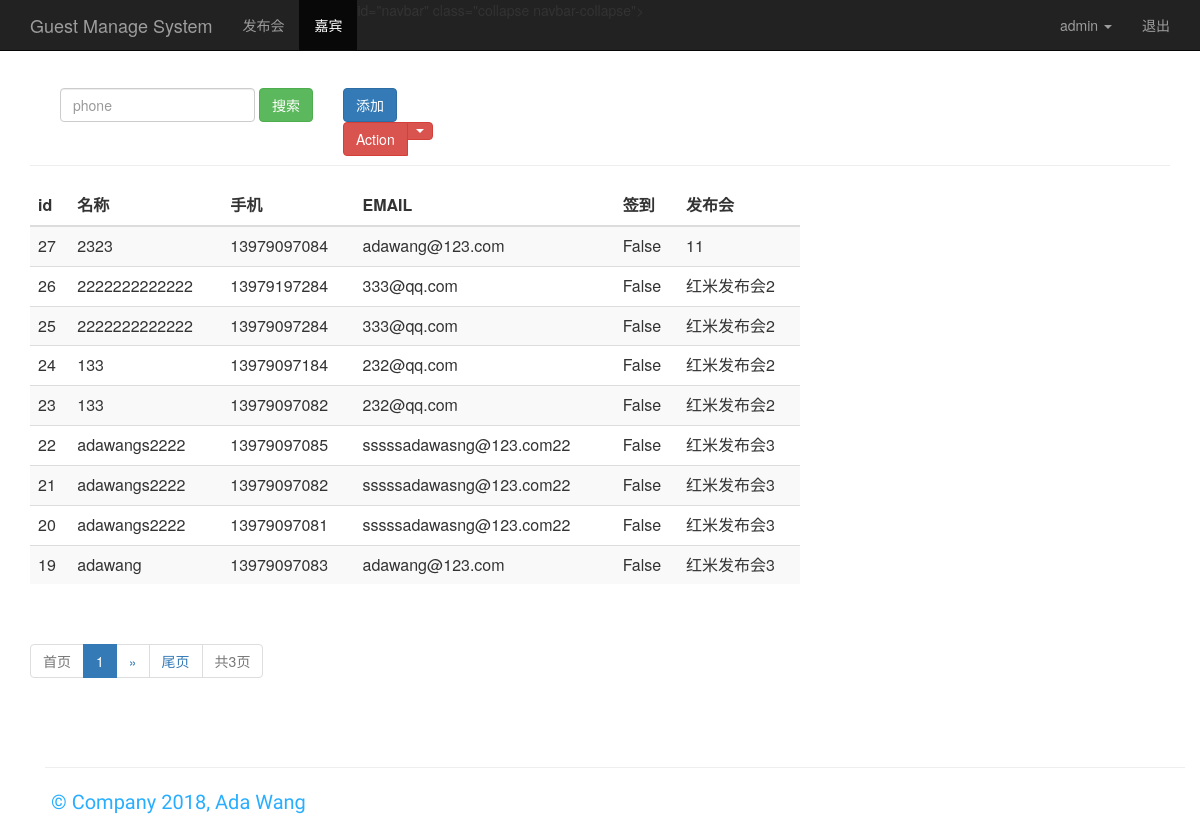
The page /guest_manage/ (signed in) on the database its author committed.
### sign/models.py (models this page shows, shortened)
class Guest(models.Model):
	event = models.ForeignKey(Event, on_delete=models.CASCADE) #关联发布会id
	realname = models.CharField(max_length=16)
	phone = models.CharField(verbose_name="手机",max_length=11)
	email = models.EmailField()
	sign = models.BooleanField()
	create_time = models.DateTimeField(auto_now=True)
	class Meta:
		unique_together = ("event", "phone")
		ordering = ['-id']  #降序 ;'-id'升序
		verbose_name = '嘉宾'
		verbose_name_plural = verbose_name

class Event(models.Model):
	name = models.CharField(max_length=100)
	limit = models.IntegerField()
	status = models.BooleanField()
	address = models.CharField(max_length=200)
	start_time = models.DateTimeField('events time')
	create_time = models.DateTimeField(auto_now=True)
	numbers = models.IntegerField()
	def __str__(self):
		return self.name
	class Meta:
		verbose_name = '发布会'
		verbose_name_plural = verbose_name

### sign/views.py (the view)
# urls.py: path('guest_manage/', views.guest_manage),
@login_required
def guest_manage(request):
	guest_list = Guest.objects.all() #查询所有嘉宾对象
	username = request.session.get('user', '')
	paginator = Paginator(guest_list, 9)
	page = request.GET.get('page')
	try:
		contacts = paginator.page(page)
	except PageNotAnInteger:
		contacts = paginator.page(1)
	except EmptyPage:
		contacts = paginator.page(paginator.num_pages)
	if contacts.has_previous():
		print('previous' + str(contacts.previous_page_number()))
	else:
		print('no previous')
	if contacts.has_next() :
		print('next' + str(contacts.next_page_number()))
	else:
		print('no next')
	return render(request, "guest_manage.html", {"user": username, "guests":contacts})

### sign/templates/guest_manage.html (shortened to what this page needs)
{% extends "base.html" %}
{% block content %}
<nav class="navbar navbar-inverse navbar-fixed-top">
	<div class="container">
		<div class="navbar-header">
			<a class="navbar-brand" href="/event_manage/">Guest Manage System</a>
		</div>
		 <div> id="navbar" class="collapse navbar-collapse">
			<ul class=" nav navbar-nav">
				<li><a href="/event_manage/">发布会</a></li>
				<li class="active"><a href="#">嘉宾</a></li>
			</ul>
			<ul class="nav navbar-nav navbar-right">
				<li class="dropdown">
					<a  href="#" class="dropdown-toggle" data-toggle="dropdown">
						{{ user }}
						<b class="caret"></b>
					</a>
				</li>
				<li><a href="/logout/">退出</a></li>
			</ul>
		</div>
	</div>
</nav>
<div class="container theme-showcase" role="main">
	<div class="page-header" style="margin-top: 80px;">
		<div id="navbar" class="navbar-collapse collapse" style="float:left;">
			<form class="navbar-form" method="get" action="/search_guest_name/">
				<div class="form-group">
					<input name="realname" required="required" type="text" placeholder="phone"
				class="form-control">
				</div>
				<button type="submit" class="btn btn-success">搜索</button>
			</form>
		</div>
		<div "float:right;">
            <button type="submit" class="btn btn-primary" onclick="window.location.href='/add_guest/'" style="margin-top: 8px;">添加</button>
        </div>
		<div class="btn-group">
		  <button type="button" class="btn btn-danger">Action</button>
		  <button type="button" class="btn btn-danger dropdown-toggle" data-toggle="dropdown" aria-haspopup="true" aria-expanded="false">
			<span class="caret"></span>
		  </button>
		</div>
	</div>
	<div class="row" >
		<div class="col-md-6" style="width: 800px;">
			<table class="table table-striped table-hover">
				<thead>
					<tr>
						<th>id</th>
						<th>名称</th>
						<th>手机</th>
						<th>EMAIL</th>
						<th>签到</th>
						<th>发布会</th>
					</tr>
				</thead>
				<tbody>
					{% for guest in guests %}
					<tr>
						<td>{{ guest.id }}</td>
						<td>{{ guest.realname }}</td>
						<td>{{ guest.phone }}</td>
						<td>{{ guest.email }}</td>
						<td>{{ guest.sign }}</td>
						<td>{{ guest.event }}</td>
					</tr>
					{% endfor %}
				</tbody>
		</div>
	</div>
</div>
	<div class="pagination" >
		<span class="step-links">
			<ul class="pagination">
			{% if guests.has_previous %}
				<li><a href="?phone={{ phone }}&page=1">首页</a><li>
				<li><a aria-label="Last" href="?phone={{ phone }}&page={{ guests.previous_page_number }}">&laquo;</a></li>
			{% else %}
				<li class="disabled"><span aria-hidden="true" >首页</span><li>
			{% endif %}
			<li class="active" ><a href="#"> {{ guests.number }}</a></li>
			 {% if guests.has_next %}
				{% if phone %}
					<li><a  aria-label="Next" href="?phone={{ phone }}&page= {{ guests.next_page_number }}">&raquo;</a></li>
				{% else %}
					<li><a  aria-label="Next" href="?page={{ guests.next_page_number }}">&raquo;</a></li>
				{% endif%}
				<li><a href="?phone={{ phone }}&page={{ guests.paginator.num_pages }}">尾页</a><li>
			{% else %}
				<li class="disabled"><span aria-hidden="true" >尾页</span><li>
			 {% endif %}
			<li class="disabled"> <span aria-hidden="true">共{{ guests.paginator.num_pages }}页</span></li>
			</ul>
		</span>
	</div>
{% endblock %}

### sign/templates/base.html (shortened to what this page needs)
<html>
<head>
	{% load bootstrap3 %}
    {% bootstrap_css %}
	{% load staticfiles %}
	<link rel="stylesheet" href="{% static '/css/mytest.css' %}">
</head>
<body>
		{% block content %}
		{% endblock %}
		<div class="container theme-showcase"  role="main">
			<div class="page-header">
			</div>
			<footer class="footer" style="height:10px">
				<p class="script" > <span>&copy; Company 2018, Ada Wang </span></p>
			</footer>
		</div>
</body>
</html>

### sign/static/css/mytest.css (style rules this page uses)
html { margin:0 auto; padding:0; height: 100%; }
.script { font-family: "Seaweed Script"; color: #29aeff; text-align: left; font-size: 20px; position: relative; margin:0; }
.script span { padding: 0 0.3em; }
.script:before { content:""; display: block; position: absolute; z-index:-1; top: 50%; width: 100%; border-bottom: 3px solid #fff; }

### rows shown on the page
Guest: id "27", realname "2323", phone "13979097084", email "adawang@123.com", sign "False", event "11"
Guest: id "26", realname "2222222222222", phone "13979197284", email "333@qq.com", sign "False", event "红米发布会2"
Guest: id "25", realname "2222222222222", phone "13979097284", email "333@qq.com", sign "False", event "红米发布会2"
Guest: id "24", realname "133", phone "13979097184", email "232@qq.com", sign "False", event "红米发布会2"
Guest: id "23", realname "133", phone "13979097082", email "232@qq.com", sign "False", event "红米发布会2"
Guest: id "22", realname "adawangs2222", phone "13979097085", email "sssssadawasng@123.com22", sign "False", event "红米发布会3"
Guest: id "21", realname "adawangs2222", phone "13979097082", email "sssssadawasng@123.com22", sign "False", event "红米发布会3"
Guest: id "20", realname "adawangs2222", phone "13979097081", email "sssssadawasng@123.com22", sign "False", event "红米发布会3"
Guest: id "19", realname "adawang", phone "13979097083", email "adawang@123.com", sign "False", event "红米发布会3"

### other values the page prints
{{ user }} "admin"
{{ guests.number }} "1"
{{ guests.paginator.num_pages }} "3"
